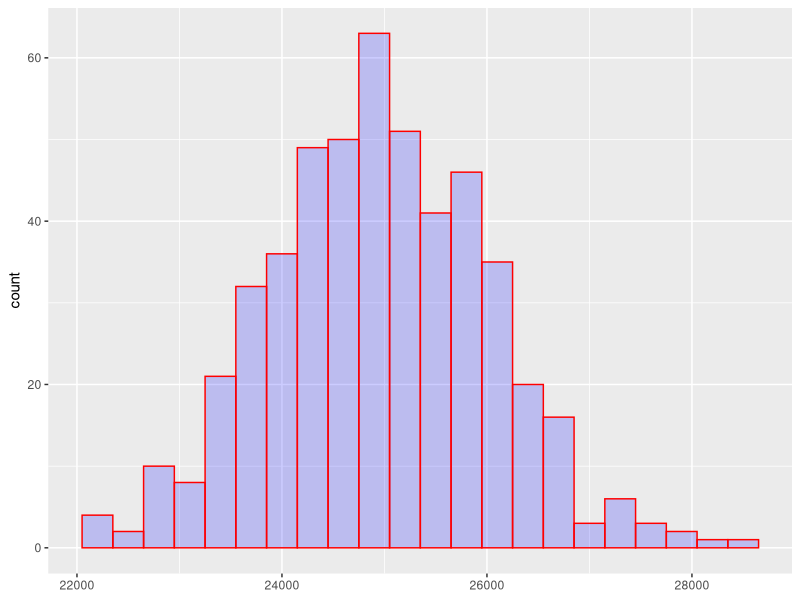
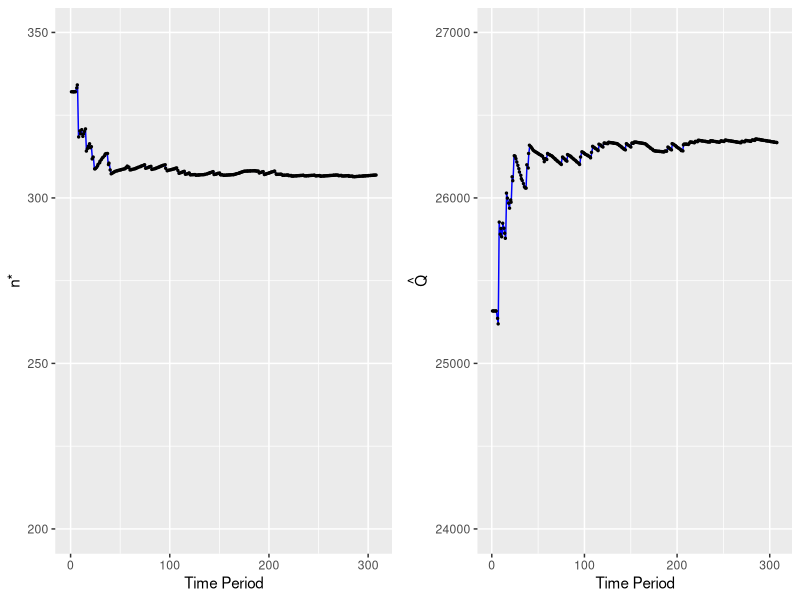
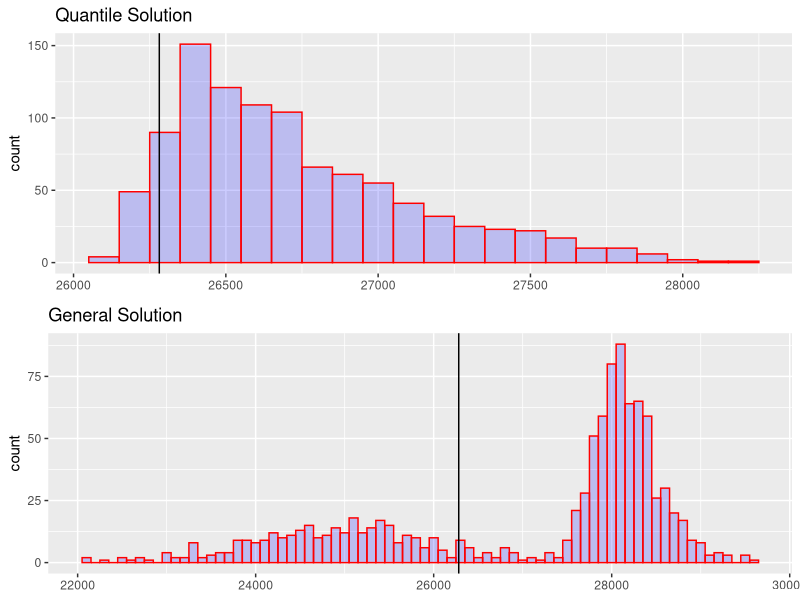
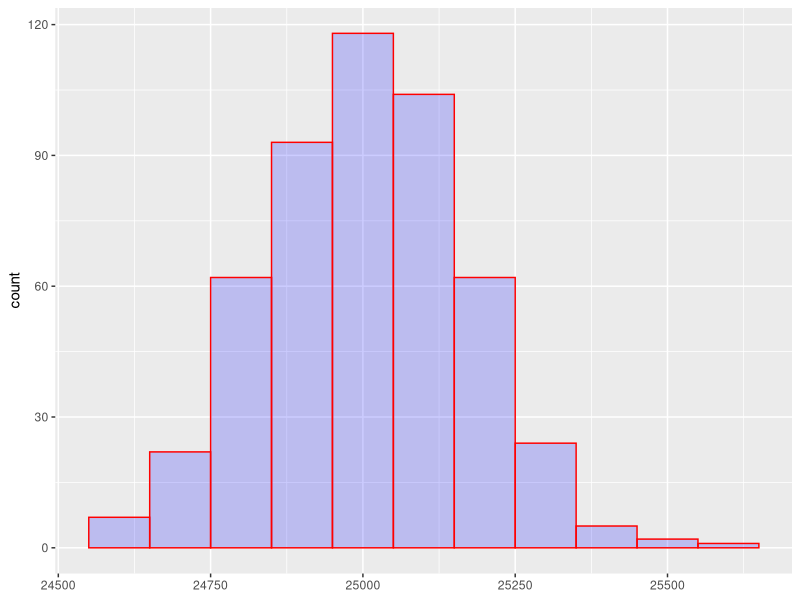
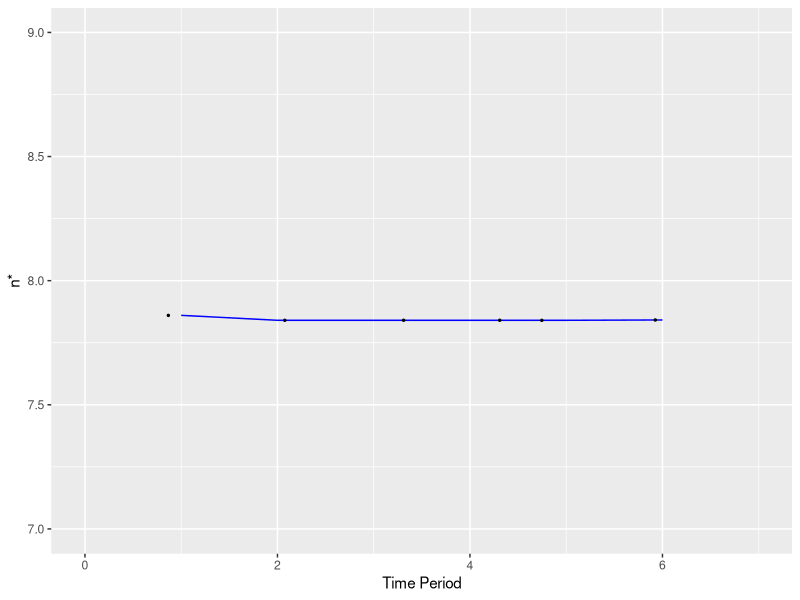
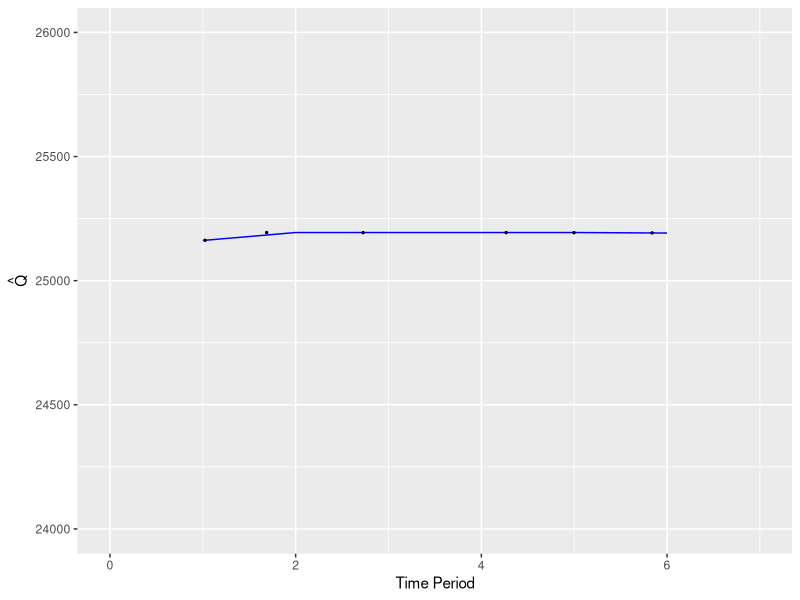

These charts were generated, in order, by the following R code:
library(ggplot2)

################################# Initial Exploration ##################################

# generate points according to distribution
point_generator <- function(dist,n){
  if (dist=="poisson"){
    return(rpois(n,25000))
  }
  
  if (dist=="normal"){
    return(rnorm(n,25000,1000))
  }
  
}

# split into train and test
df <- data.frame(X = point_generator("normal",2000))
train <- data.frame(X= df[1:500,])
test <- data.frame(X= df[501:nrow(df),])

# plot hist

ggplot(train,aes(X)) + geom_histogram(binwidth= 300, col="red", fill="blue", alpha = .2) + 
  theme(axis.title.x=element_blank())


################################# Run Algorithm ##################################

library(gridExtra)

mean <- mean(train$X)
variance <- var(train$X)

# calculate delta
delta2 <- dnorm(qnorm(0.9,mean,sqrt(variance)),mean,sqrt(variance))

# run algorithm
algorithm <- function(phi, tau, epsilon, delta, horizon, data){
  
  info <- data[,1]
  
  # store the values of n_star
  current_n_star <- rep(0, horizon)
  
  # store the values of epsilon
  epsilon_list <- rep(0, horizon)
  
  # store the values of the quantiles
  quantiles <- rep(0, horizon)
  
  for (i in 1:horizon){
    
    if (i==1){
      # gather information in first step
      current_n_star[i] <- 0
      epsilon_list[i] <- 0
      # print(i)
    }
    
    else{
      
      if (i==2){
        # gather information on quantiles but no stopping condition yet
        quantiles[i] <- quantile(info[1:i], tau, type = 8)
        epsilon_list[i] <- epsilon * quantiles[i]
        current_n_star[i] <- log(1/phi)/(2*(delta*epsilon_list[i])^2)
        # print(i)
      }
      
      else{
        if (i==horizon){
          return(list(offer = info[i], epsilons = epsilon_list, n_s = current_n_star, quant = quantiles, stop=(i-1)))
        }
        
        else{
          
          if (i > current_n_star[i-1]){
            if (info[i] > quantiles[i-1]){
              return(list(offer = info[i], epsilons = epsilon_list, n_s = current_n_star, quant = quantiles, stop=(i-1)))
            }
          }
          quantiles[i] <- quantile(info[1:i], tau, type = 8)
          epsilon_list[i] <- epsilon * quantiles[i]
          current_n_star[i] <- log(1/phi)/(2*(delta*epsilon_list[i])^2)
          # print(i)
        }
      }
    }
    
  }
}

a <- algorithm(phi=0.01, tau=0.9, epsilon=0.02, delta=delta2, horizon=1500, data=test)

n <- data.frame(X = a$n_s[2:length(a$n_s)])
epsilon <- data.frame(X=a$epsilons[2:length(a$n_s)])
quants <- data.frame(X=a$quant[2:length(a$n_s)])

# plot sequence of n_s
plot1 <- ggplot(n,aes(y=X, x=seq(1,nrow(n)))) + geom_line(color="blue") + geom_point(size=0.5, position="jitter") + labs(x="Time Period", y="n*") +
  scale_x_continuous(limits = c(0,a$stop)) + scale_y_continuous(limits=c(200,350))

# plot sequence of quantiles
plot2 <- ggplot(quants,aes(y=X, x=seq(1,nrow(n)))) + geom_line(color="blue") + geom_point(size=0.5, position="jitter") + labs(x="Time Period", y=expression(hat(Q))) + scale_x_continuous(limits = c(0,a$stop)) + scale_y_continuous(limits=c(24000,27000))

grid.arrange(plot1,plot2, ncol=2)

################################# Comparison Test ##################################


# odds algorithm
odds <- function(data){
  info <- data[,1]
  
  # find the ratio n/e
  n <- floor(length(info)/exp(1))
  
  # store the max value in first n/e values
  to_beat <- max(info[1:n])
  
  for (i in n+1:length(info)){
    if (i==length(info)){
      return(info[length(info)])
    }
    else{
      if (info[i] > to_beat){
        return(info[i])
      }
    }
    
  }
}

# doing it 1000 times

results <- replicate(2,rep(0,1000))

# once we have learnt the distribution we don't have to re-estimate
for (i in 1:1000){
  test <- data.frame(X = point_generator("normal",1500))
  b <- algorithm(phi=0.01, tau=0.9, epsilon=0.02, delta=delta2, horizon=1500, data=test)
  results[i,1] <- b$offer
  results[i,2] <- odds(test)
}

df2 <- data.frame(results)
names(df2) <- c("quant","odds")

plot3 <- ggplot(df2,aes(quant)) + geom_histogram(binwidth= 100, col="red", fill="blue", alpha = .2) + theme(axis.title.x=element_blank()) + geom_vline(xintercept = qnorm(0.9,25000,1000)) + labs(title="Quantile Solution")

plot4 <- ggplot(df2,aes(odds)) + geom_histogram(binwidth= 100, col="red", fill="blue", alpha = .2) + theme(axis.title.x=element_blank()) + geom_vline(xintercept = qnorm(0.9,25000,1000)) + labs(title="General Solution")

grid.arrange(plot3,plot4, ncol=1)



################################# Poisson Example ##################################

df2 <- data.frame(X = point_generator("poisson",2000))
train2 <- data.frame(X= df2[1:500,])
test2 <- data.frame(X= df2[501:nrow(df2),])

# use 500
ggplot(train2,aes(X)) + geom_histogram(binwidth= 100, col="red", fill="blue", alpha = .2) + 
  theme(axis.title.x=element_blank())

# we see that we have a symmetric distribution similar to the normal distribution.

# next we estimate the moments

mean2 <- mean(train2$X)
variance2 <- var(train2$X)

# calculate delta
delta3 <- dnorm(qnorm(0.9,mean2,sqrt(variance2)),mean2,sqrt(variance2))

b <- algorithm(phi=0.01, tau=0.9, epsilon=0.02, delta=delta3, horizon=1500, data=test2)

n2 <- data.frame(X = b$n_s[2:length(b$n_s)])
epsilon2 <- data.frame(X=b$epsilons[2:length(b$n_s)])
quants2 <- data.frame(X=b$quant[2:length(b$n_s)])
b$offer # true value of quantile is qpois(0.9,lambda = 25000)

# plot sequence of n_s
ggplot(n2,aes(y=X, x=seq(1,nrow(n)))) + geom_line(color="blue") + geom_point(size=0.5, position="jitter") + labs(x="Time Period") +
  scale_x_continuous(limits = c(0,b$stop)) + labs(y="n*") + scale_y_continuous(limits=c(7,9))

# plot sequence of quantiles
ggplot(quants2,aes(y=X, x=seq(1,nrow(n)))) + geom_line(color="blue") + geom_point(size=0.5, position="jitter") + labs(x="Time Period") +
  scale_x_continuous(limits = c(0,b$stop)) + labs(y=expression(hat(Q))) + 
  scale_y_continuous(limits=c(24000,26000))
